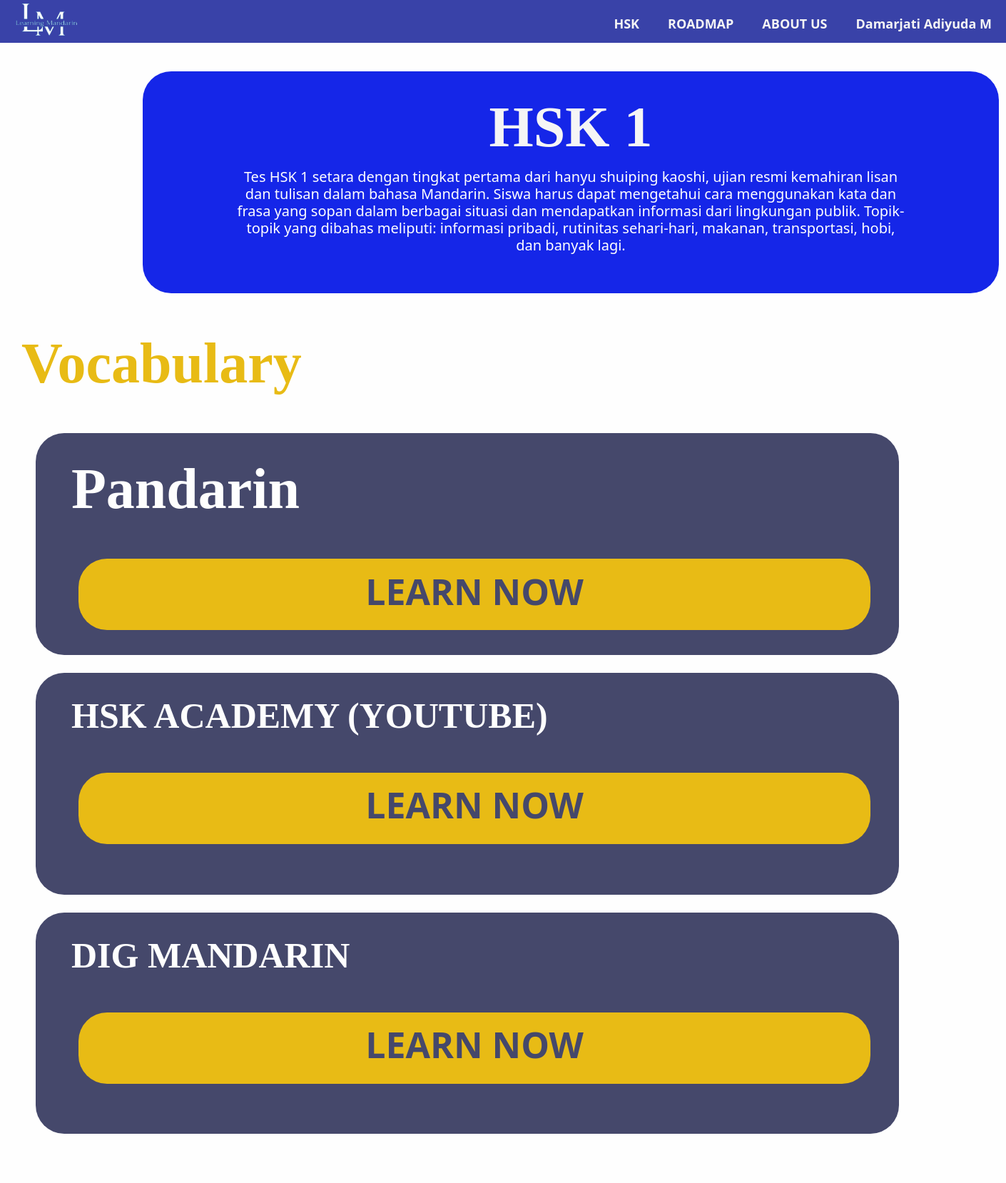
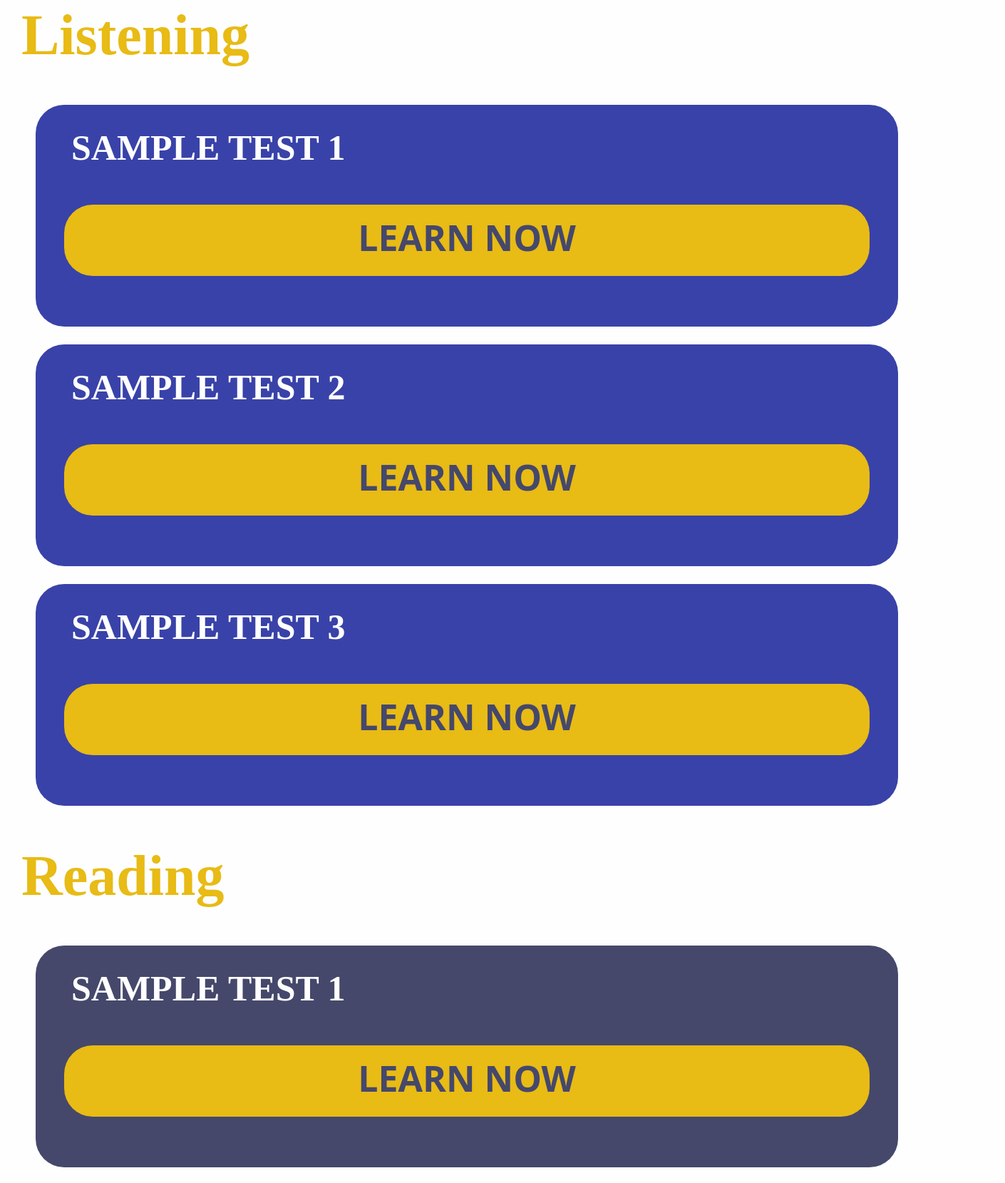
Page /hsk/1 (signed in, upper part) on the committed database (2 pictures, top to bottom).
### myapp/models.py (models this page shows)
class hsk(models.Model):
    judul = models.CharField(max_length = 100)
    deskripsi = models.TextField(max_length = 10000)
    link_audio = models.TextField(max_length = 10000, default='/')
    link_audio2 = models.TextField(max_length = 10000, default='/')
    link_audio3 = models.TextField(max_length = 10000, default='/')
    link_vocab = models.TextField(max_length = 10000)
    link_reading = models.TextField(max_length = 10000 , default='/')
    link_reading2 = models.TextField(max_length = 10000, default='/')
    link_reading3 = models.TextField(max_length = 10000, default='/')
    link_writing = models.TextField(max_length = 10000 , default='/')
    link_writing2 = models.TextField(max_length = 10000, default='/')
    link_writing3 = models.TextField(max_length = 10000, default='/')
    link_pandarin=models.TextField(max_length = 10000, default='/')
    link_academy=models.TextField(max_length = 10000, default='/')
    link_dig=models.TextField(max_length = 10000, default='/')

### myapp/views.py (the view)
# urls.py: path("hsk/<str:id>", views.hsk, name="hsk"),
def hsk(request, id):
    nilaiAsli=[]
    hsk= list_hsk.objects.get(id=id)
    userf=userFire.objects.get(user=request.user)
    userf.historyTitle = hsk.judul
    userf.historyDescribe = hsk.deskripsi
    userf.historyUrl = "hsk/"+ str(id)
    userf.save()
    context = {"hsk": hsk, "id":str(id) }
    nilaiListen=0
    nilaiReading=0
    info = auth.get_account_info(str(userf.kunci))
    uid = info['users'][0]['localId']
    if (database.child("users").child(uid).child('hsk').child('hsk'+str(id)).get()).val() is not None:
        nilaiAsli=(database.child("users").child(uid).child('hsk').child('hsk'+str(id)).get()).val()
        print(nilaiAsli)
        context.update(nilaiAsli)
    return render(request, "TrueHSK.html", context)

### template/TrueHSK.html (shortened to what this page needs)
{% load static %}
<!DOCTYPE html>
<html lang="en">
<head>
    <link rel="stylesheet" href="https://stackpath.bootstrapcdn.com/bootstrap/4.5.2/css/bootstrap.min.css">
</head>
<body>
    <a href="\">
        <img src="{% static 'lm.png' %}" style="float: left;width: 200px;height: 160px;margin-left: -40px;margin-top: -150px;padding-left: 10px;position: fixed;z-index: 1000;">
    </a>
    <div class="pp" style="z-index: 100;">
        <strong>
            <ul class="menu-kanan" style="z-index: 100;">
                <div style="display: block;" style="z-index: 1000;">
                    {% if user.is_authenticated %}
                        <button class="hskbutton dropbawah" onmouseenter='toggleDropdown("show")' onmouseleave='toggleDropdown()'> <b> {{  user.username  }}</b></button>
                    {% else %}
                    <a href="{% url 'login' %}">
                        <button class="hskbutton" ><strong>LOGIN</strong></button>
                    </a>
                    {% endif %}
                    <a href="{% url 'about' %}">
                        <button class="hskbutton"><strong>ABOUT US</strong></button>
                    </a>
                    <a href="{% url 'roadmap' %}">
                        <button class="hskbutton" ><strong>ROADMAP</strong></button>
                    </a>
                    <button onmouseenter="dropdown('show')" onmouseleave="dropdown()" class="hskbutton dropbawah" id="hskbutton"><strong>HSK</strong></button>
                </div>
            </ul>
        </strong>
    </div>
    <div style="background-color: #1526E8; width:1200px;height:310.87px; margin: 20px; margin-top: 100px; margin-left: 200px; margin-right: 165px; border-radius: 40px;padding: 30px;">
        <h1 style="text-align: center;"><strong>{{hsk.judul}}</strong></h1>
        <h3 style="color: #fefefe;margin: 100px;margin-top: 10px;text-align: center;font-size: 20px;background-color: #1526E8;">{{hsk.deskripsi}}</strong></h3>
    </div>
    <h1 style="color: #e8bb15; margin-top: 50px;text-indent: 30px;"><strong>Vocabulary</strong><br>
    <div style="background-color: #45486b; width: 1200 px;height:310.87px;margin: 20px;margin-top: 50px;margin-left: 50px; margin-right: 150px; border-radius: 40px;padding: 30px;">
        <h1 style="color:#fefefe; margin-top: 0px;text-indent: 0px;margin-left: 20px;"><strong>Pandarin</strong>
        <div style="background-color: #e8bb15; width: 1000 px;height: 100px;margin: 20px;margin-top: 50px;margin-left: 10px; margin-right: 10px; border-radius: 40px;padding: 30px;">
            <a href={{hsk.link_pandarin}} target="_blank"><br>
                <p style="margin-top: -110px;font-size: 50px;text-align: center;color: #45486b;"><strong>LEARN NOW</strong></p>
            </a>
        </div>
    </div>
    <div style="background-color: #45486b; width: 1200 px;height:310.87px;margin: 20px;margin-top: 25px;margin-left: 50px; margin-right: 150px; border-radius: 40px;padding: 30px;">
        <h1 style="color:#fefefe; margin-top: 0px;text-indent: 0px;margin-left: 20px; font-size: 50px;"><strong>HSK ACADEMY (YOUTUBE)</strong>
        <div style="background-color: #e8bb15; width: 1000 px;height: 100px;margin: 20px;margin-top: 50px;margin-left: 10px; margin-right: 10px; border-radius: 40px;padding: 30px;">
            <a href={{hsk.link_academy}} target="_blank"><br>
                <p style="margin-top: -75px;font-size: 50px;text-align: center;color: #45486b;"><strong>LEARN NOW</strong></p>
            </a>
        </div>
    </div>
    <div style="background-color: #45486b; width: 1200 px;height:310.87px;margin: 20px;margin-top: 25px;margin-left: 50px; margin-right: 150px; border-radius: 40px;padding: 30px;">
        <h1 style="color:#fefefe; margin-top: 0px;text-indent: 0px;margin-left: 20px; font-size: 50px;"><strong>DIG MANDARIN</strong>
        <div style="background-color: #e8bb15; width: 1000 px;height: 100px;margin: 20px;margin-top: 50px;margin-left: 10px; margin-right: 10px; border-radius: 40px;padding: 30px;">
            <a href={{hsk.link_dig}} target="_blank"><br>
                <p style="margin-top: -75px;font-size: 50px;text-align: center;color: #45486b;"><strong>LEARN NOW</strong></p>
            </a>
        </div>
    </div>
        <h1 style="color: #e8bb15; margin-top: 50px;text-indent: 30px;"><strong>Listening</strong><br></h1>
            <div style="background-color: #3942a8; width: 1200 px;height:310.87px;margin: 20px;margin-top: 50px;margin-left: 50px; margin-right: 150px; border-radius: 40px;padding: 30px;">
                            <h1 style="color:#fefefe; margin-top: 0px;text-indent: 0px;margin-left: 20px; font-size: 50px;"><strong>SAMPLE TEST 1</strong></h1>
                                <div style="background-color: #e8bb15; width: 1000 px;height: 100px;margin: 20px;margin-top: 50px;margin-left: 10px; margin-right: 10px; border-radius: 40px;padding: 30px;">
                                    <a href={{hsk.link_audio}} target="_blank"><br>
                                        <p style="margin-top: -45px;font-size: 50px;text-align: center;color: #45486b;"><strong>LEARN NOW</strong></p>
                                    </a>
                                </div>
                            </div>
                            <div style="background-color: #3942a8; width: 1200 px;height:310.87px;margin: 20px;margin-top: 25px;margin-left: 50px; margin-right: 150px; border-radius: 40px;padding: 30px;">
                                <h1 style="color:#fefefe; margin-top: 0px;text-indent: 0px;margin-left: 20px; font-size: 50px;"><strong> SAMPLE TEST 2</strong></h1>
                                <div style="background-color: #e8bb15; width: 1000 px;height: 100px;margin: 20px;margin-top: 50px;margin-left: 10px; margin-right: 10px; border-radius: 40px;padding: 30px;">
                            <a href={{hsk.link_audio2}} target="_blank"><br>
                                <p style="margin-top: -45px;font-size: 50px;text-align: center;color: #45486b;"><strong>LEARN NOW</strong></p>
                            </a>
                        </div>
                    </div>
                    <div style="background-color: #3942a8; width: 1200 px;height:310.87px;margin: 20px;margin-top: 25px;margin-left: 50px; margin-right: 150px; border-radius: 40px;padding: 30px;">
                        <h1 style="color:#fefefe; margin-top: 0px;text-indent: 0px;margin-left: 20px; font-size: 50px;"><strong>SAMPLE TEST 3</strong></h1>
                        <div style="background-color: #e8bb15; width: 1000 px;height: 100px;margin: 20px;margin-top: 50px;margin-left: 10px; margin-right: 10px; border-radius: 40px;padding: 30px;">
                                <a href={{hsk.link_audio3}} target="_blank"><br>
                                    <p style="margin-top: -45px;font-size: 50px;text-align: center;color: #45486b;"><strong>LEARN NOW</strong></p>
                                </a>
                            </div>
                        </div>
                        <h1 style="color: #e8bb15; margin-top: 50px;text-indent: 30px;"><strong>Reading</strong><br></h1>
                            <div style="background-color: #45486b; width: 1200 px;height:310.87px;margin: 20px;margin-top: 50px;margin-left: 50px; margin-right: 150px; border-radius: 40px;padding: 30px;">
                                <h1 style="color:#fefefe; margin-top: 0px;text-indent: 0px;margin-left: 20px;font-size: 50px;"><strong>SAMPLE TEST 1</strong></h1>
                                <div style="background-color: #e8bb15; width: 1000 px;height: 100px;margin: 20px;margin-top: 50px;margin-left: 10px; margin-right: 10px; border-radius: 40px;padding: 30px;">
                                        <a href={{hsk.link_reading}} target="_blank"><br>
                                            <p style="margin-top: -45px;font-size: 50px;text-align: center;color: #45486b;"><strong>LEARN NOW</strong></p>
                                        </a>
                                    </div>
                                </div>
                                    </body>
                                    </html>

### template/TrueHSK.html (style rules this page uses)
body { background-color: #fefefe; margin: 0; padding: 0; }
h1 { color:whitesmoke; font-family:Cambria, Cochin, Georgia, Times, 'Times New Roman', serif; font-size: 80px; overflow: hidden; padding-bottom: -100px; }
h3 { background-color: #e8bb15; color: #3942a8; font-size: medium; overflow: hidden; }
p { color:whitesmoke; font-family:system-ui; font-size:large; }
ul { list-style-type: none; margin: 0; padding: 0; font-family:system-ui, -apple-system, BlinkMacSystemFont, 'Segoe UI', Roboto, Oxygen, Ubuntu, Cantarell, 'Open Sans', 'Helvetica Neue', sans-serif; overflow: hidden; color:whitesmoke; }
.pp { background-color: #3942a8; color: whitesmoke; display: flex; height: 60px; position: fixed; width: 100%; top: 0; justify-content: flex-end; }
.menu-kanan { text-align: right; }
.hskbutton { float: right; display: block; background-color: #3942a8; color:whitesmoke; font-family:system-ui, -apple-system, BlinkMacSystemFont, 'Segoe UI', Roboto, Oxygen, Ubuntu, Cantarell, 'Open Sans', 'Helvetica Neue', sans-serif; text-align:center; padding-bottom: 10px; padding-top: 20px; padding-left: 20px; padding-right: 20px; text-decoration: none; border:none; cursor: pointer; font-size: large; }
.dropbawah { display: inline-block; padding-left: -10px; }
body, h1, h2, p, button { margin: 0; padding: 0; }
body { font-family: 'Segoe UI', Tahoma, Geneva, Verdana, sans-serif; }

### rows in the picture
hsk: judul "HSK 1", deskripsi "Tes HSK 1 setara dengan tingkat pertama dari hanyu shuiping kaoshi, ujian resmi kemahiran lisan dan tulisan dalam bahasa Mandarin. Siswa harus dapat mengetahui cara menggunakan kata dan frasa yang sopan dalam berbagai situasi dan mendapatkan informasi dari lingkungan publik. Topik-topik yang dibahas meliputi: informasi pribadi, rutinitas sehari-hari, makanan, transportasi, hobi, dan banyak lagi."

### other values in the picture
{{ user.username }} "Damarjati Adiyuda M"
